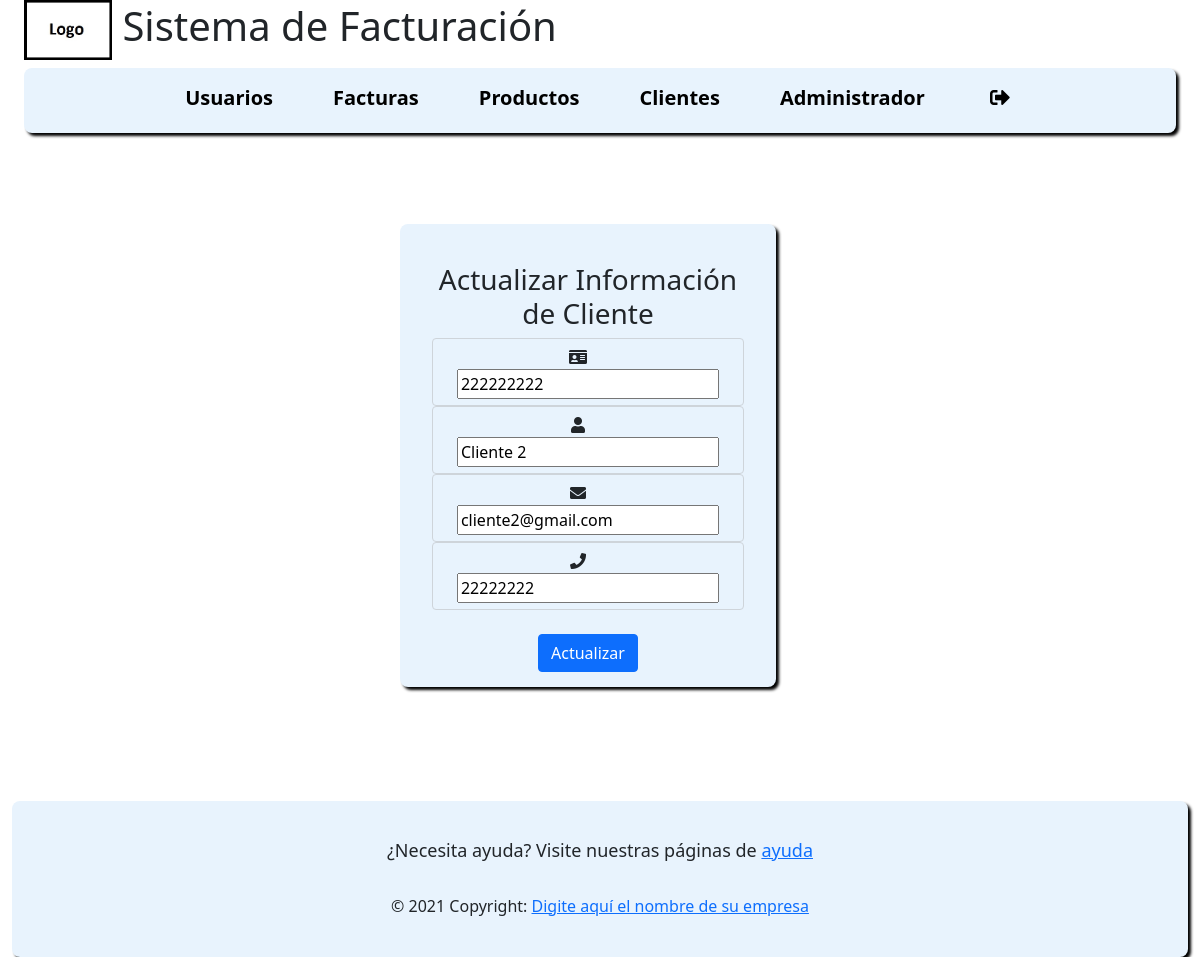
Page /?c=update_customer&id=2 (signed in) on the earlier database version.
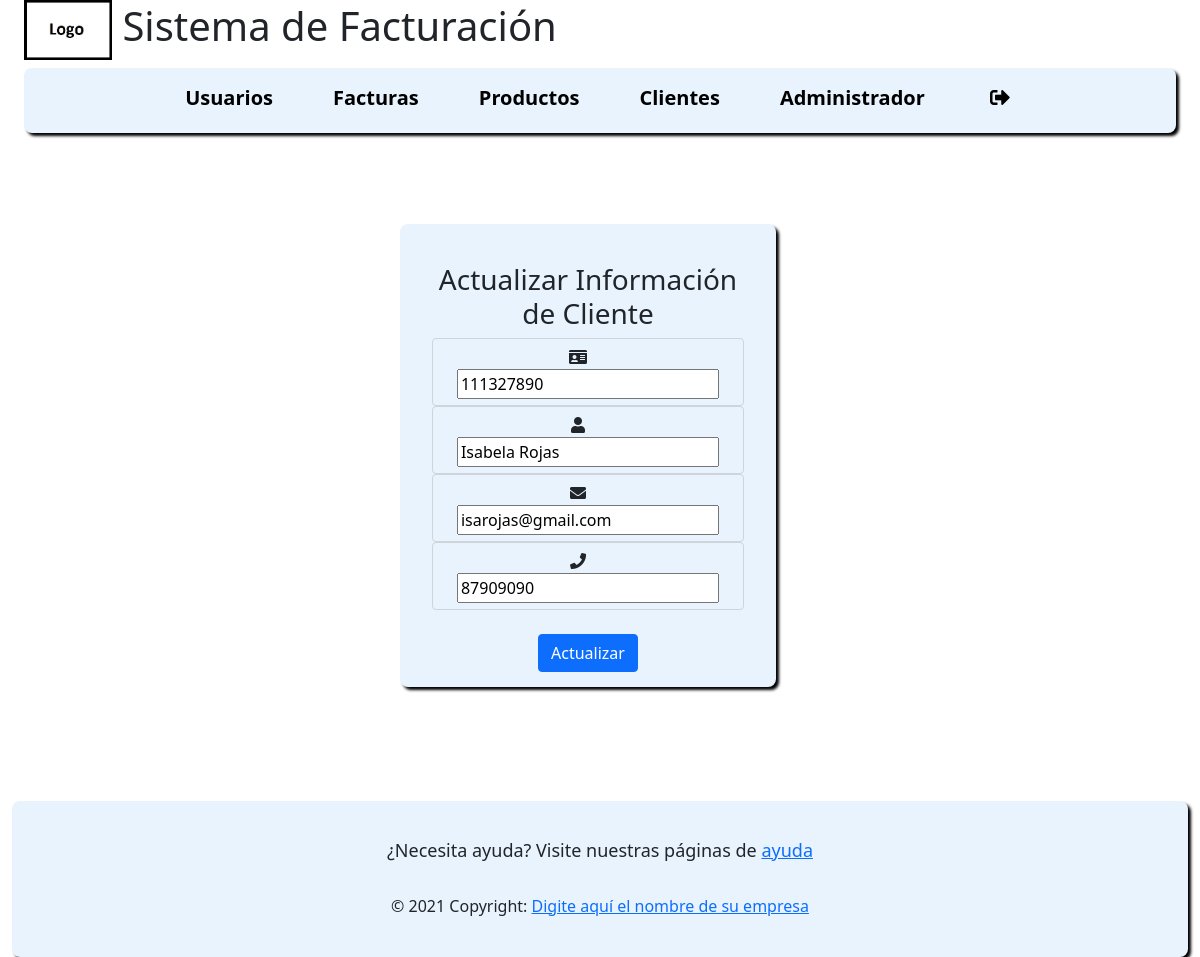
Same page on the later database version.
### tables this page shows
CREATE TABLE `customer` (
  `id` int(11) NOT NULL,
  `ced` int(11) NOT NULL,
  `name` varchar(100) NOT NULL,
  `email` varchar(100) NOT NULL,
  `phone` int(11) NOT NULL
);

### model/customer.php (called while the page is built, shortened)
<?php
include_once "model/Connection.php";
class customer {
    private $id;
    private $ced;
    public $email;
    public function __construct($id = 0, $ced = 0, $name = "", $email = "", $phone = 0) {
        $this->id = $id;
        $this->ced = $ced;
        $this->name = $name;
        $this->email = $email;
        $this->phone = $phone;
    }
    function get_id() {
        return $this->id;
    }
    function get_ced() {
        return $this->ced;
    }
        function select($by_id = 0) {
        $query = "SELECT * FROM customer";
         if ($by_id) {
            $query .= " WHERE id = '$by_id'";
        } else {
            $query .= " WHERE email = '$this->email'";
        }
        $pdo = new Connection();
        $results = $pdo->open()->query($query);
        $row = $results->fetch();
        $customer = new customer($row['id'], $row['ced'], $row['name'], $row['email'],
                $row['phone']);
        return $customer;
    }
}

### model/connection.php (called while the page is built, shortened)
<?php
class Connection {
    private $str;
    function __construct() {
        $this->str = "mysql:host=" . DB_HOST . ";dbname=" . DB_NAME;
    }
    public function open() {
        try {
            return new PDO($this->str, DB_USER, DB_PASSWORD);
        } catch (PDOException $ex) {
            error_log("ERROR EN " . __FILE__ . " EN LA LINEA" . __LINE__ . " EL ERROR :" . $ex->getMessage());
            return NULL;
        }
    }
}

### view/update_customer.php (the view, shortened to what this page needs)
<div class="container-fluid full-screen row">
    <div class="description content-element col-xs-12 col-sm-12 col-md-12 col-lg-10 col-xl-4">
        <br>
        <h3>Actualizar Información de Cliente</h3>
        <form method="POST" action="./?c=update_customer&id=<?php echo $customer->get_id() ?>">
            <div class="form-group">
            <div class="form-control soft-blue-background">
                <i class="icon-padding fa fa-id-card"></i>
                <input class="col-xs-12 col-sm-12 col-md-12 col-lg-12 col-xl-11" type="text" name="ced" value="<?php echo $customer->get_ced() ?>">
            </div>
            <div class="form-control soft-blue-background">
                <i class="icon-padding fa fa-user"></i>
                <input class="col-xs-12 col-sm-12 col-md-12 col-lg-12 col-xl-11" type="text" name="name" value="<?php echo $customer->name ?>">
            </div>
            <div class="form-control soft-blue-background">
                <i class="icon-padding fa fa-envelope"></i>
                <input class="col-xs-12 col-sm-12 col-md-12 col-lg-12 col-xl-11" type="text" name="email" value="<?php echo $customer->email ?>">
            </div>
            <div class="form-control soft-blue-background">
                <i class="icon-padding fa fa-phone"></i>
                <input class="col-xs-12 col-sm-12 col-md-12 col-lg-12 col-xl-11" type="text" name="phone" value="<?php echo $customer->phone ?>">
            </div>
            </div><br>
            <input class= "btn btn-primary" type="submit" value="Actualizar">
        </form>
    </div>
</div>

Differences in the rows shown:
changed customer: ced "222222222" → "111327890"; name "Cliente 2" → "Isabela Rojas"; email "cliente2@gmail.com" → "isarojas@gmail.com"; phone "22222222" → "87909090"
